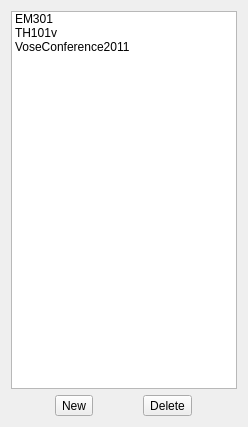
<?xml version="1.0" encoding="UTF-8"?>
<ui version="4.0">
 <class>Form</class>
 <widget class="QWidget" name="Form">
  <property name="geometry">
   <rect>
    <x>0</x>
    <y>0</y>
    <width>248</width>
    <height>427</height>
   </rect>
  </property>
  <property name="windowTitle">
   <string>Form</string>
  </property>
  <layout class="QVBoxLayout" name="verticalLayout">
   <item>
    <widget class="QListWidget" name="listWidget">
     <item>
      <property name="text">
       <string>EM301</string>
      </property>
     </item>
     <item>
      <property name="text">
       <string>TH101v</string>
      </property>
     </item>
     <item>
      <property name="text">
       <string>VoseConference2011</string>
      </property>
     </item>
    </widget>
   </item>
   <item>
    <layout class="QHBoxLayout" name="horizontalLayout">
     <item>
      <widget class="QToolButton" name="toolButton">
       <property name="text">
        <string>New</string>
       </property>
      </widget>
     </item>
     <item>
      <widget class="QToolButton" name="toolButton_2">
       <property name="text">
        <string>Delete</string>
       </property>
      </widget>
     </item>
    </layout>
   </item>
  </layout>
 </widget>
 <resources/>
 <connections/>
</ui>
